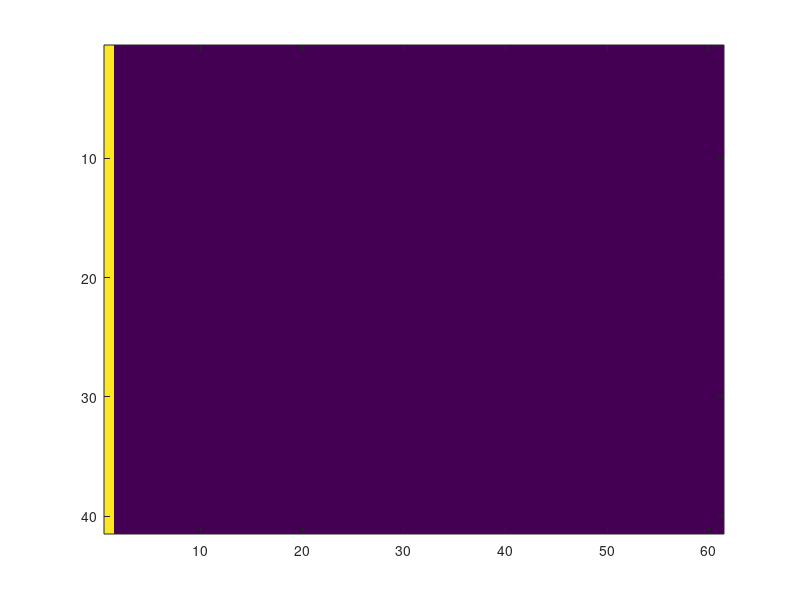

MATLAB code to generate this figure: (Note: this script raises an error after producing the figure.)
clear

% Choose which figures to generate (1/0)

GenerateHeatMap = 1;
    RunAnimation = true;      % Toggle live animation visualization
    ExportScreenshots = false; % Toggle still frame export (no animation)
Generate3dMap = 0;
GenerateHeatMapVideo = 0;
GenerateVoltage = 0;
GenerateVDiff = 0;
GenerateVWT = 0;

%%%%%%%%%%%%%%%%%%%%%%%%%%%%%%
% Parameters
dt = 0.1;       % time step
terminaltime = 4500; % simulation time in ms
time_steps = 0:dt:terminaltime;

gv = 0.015;
gh = 0.027;

% Cell Parameters (Original FIB)
cellType1 = struct('a', 0.02,    'b', 2.9,   'c', 1.0, 'epsilon', .0040, 'sigma', 1.0, 'g_horz', gh, 'g_vert', gv); % Healthy
cellType2 = struct('a', 0.01,    'b', 5.55,   'c', 1.0, 'epsilon', .0040, 'sigma', 0.6, 'g_horz', gh, 'g_vert', gv); % Slow Recovery
cellType3 = struct('a', 0.02,    'b', 2.9,   'c', 1.0, 'epsilon', .005, 'sigma', 1.6, 'g_horz', gh, 'g_vert', gv); % Fast Recovery

% FIX SCAR CHANGE G GRID MAYBE
cellType4 = struct('a', .02,    'b', 2.9,   'c', 1.0, 'epsilon', .0040, 'sigma', 1.0, 'g_horz', .027, 'g_vert', .015); % Non excitable (Scar)

% Block 2 Parameters
cellType5 = struct('a', 0.01,    'b', 5.3,   'c', 1.0, 'epsilon', .0040, 'sigma', 0.6, 'g_horz', .027, 'g_vert', .015); % Slow Recovery
cellType6 = struct('a', 0.02,    'b', 2.9,   'c', 1.0, 'epsilon', .006, 'sigma', 1.6, 'g_horz', .027, 'g_vert', .015); % Fast Recovery

%%%%%%%%%%%%%%%%%%%%%%%%%%%%%%
% Grid size
num_cells_x = 61; 
num_cells_y = 41;

Block_Adjust = 0; % starting at 7 tall
Vert_Adjust = 0; % starting centered at (21,21)
Horz_Adjust = 30; % starting centered at (21,21)

% Grid cell type layout
cellTypes = ones(num_cells_y,num_cells_x);

cellTypes(18 - Block_Adjust + Vert_Adjust : 24 + Block_Adjust + Vert_Adjust, ...
    21 + Horz_Adjust : 22 + Horz_Adjust) = 2; % Bistable Long QT

cellTypes(18 - Block_Adjust + Vert_Adjust : 24 + Block_Adjust + Vert_Adjust, ...
    19 + Horz_Adjust : 20 + Horz_Adjust) = 3; % Fast Epsilon

%%%%%%%%%%%%%%%%%%%%%%%%%%%%%%
% Parameters mapped to grid
a_grid       = zeros(num_cells_y,num_cells_x);
b_grid       = zeros(num_cells_y,num_cells_x);
c_grid       = zeros(num_cells_y,num_cells_x);
epsilon_grid = zeros(num_cells_y,num_cells_x);
sigma_grid   = zeros(num_cells_y,num_cells_x);
g_horz_grid  = zeros(num_cells_y,num_cells_x);
g_vert_grid  = zeros(num_cells_y,num_cells_x);

allTypes = {cellType1, cellType2, cellType3, cellType4, cellType5, cellType6};
for k = 1:6
    mask = (cellTypes == k);
    a_grid(mask)       = allTypes{k}.a;
    b_grid(mask)       = allTypes{k}.b;
    c_grid(mask)       = allTypes{k}.c;
    epsilon_grid(mask) = allTypes{k}.epsilon;
    sigma_grid(mask)   = allTypes{k}.sigma;
    g_horz_grid(mask)  = allTypes{k}.g_horz;
    g_vert_grid(mask)  = allTypes{k}.g_vert;
end

%%%%%%%%%%%%%%%%%%%%%%%%%%%%%%
% Initialization
v = zeros(num_cells_y, num_cells_x);
w = zeros(num_cells_y, num_cells_x);

v_history = zeros(num_cells_y, num_cells_x, length(time_steps));
w_history = zeros(num_cells_y, num_cells_x, length(time_steps));

% External stimulus
I_ext = @(t) 4 .* (t < 50);% + 4 .* (t>180)*(t<181);

% Locate any scar cells
scarmask = cellTypes == 4;

%%%%%%%%%%%%%%%%%%%%%%%%%%%%%%
% Vectorized derivative function
function [dv, dw] = derivatives(v, w, ...
                                g_horz_grid, g_vert_grid, a_grid, b_grid, c_grid, ...
                                epsilon_grid, sigma_grid, I_ext_func, t, scarmask)

    % Left and Right Boundaries Insualted
    left   = [v(:,1), v(:,1:end-1)];
    right  = [v(:,2:end), v(:,end)];

    % Top and Bottom Insulated
    up     = [v(1,:); v(1:end-1,:)];
    down   = [v(2:end,:); v(end,:)];

    % % Top and bottom edges periodic
    % up     = [v(end,:); v(1:end-1,:)];
    % down   = [v(2:end,:); v(1,:)];

    v_horz_neighbors = left + right; 
    v_vert_neighbors = up + down;

    % External stimulus
    stim = zeros(size(v));
    stim(:,1) = I_ext_func(t);

    % Cubic reaction term
    cubic = v .* (v - a_grid) .* (c_grid - v);
    
    % Set cubic part to 0 for scar cells
    cubic(scarmask) = 0;

    dv = sigma_grid .* (cubic - w ...
        + g_horz_grid .* (v_horz_neighbors - 2*v) ...
        + g_vert_grid .* (v_vert_neighbors - 2*v)) ...
        + stim;

    dw = epsilon_grid .* (v - b_grid .* w);
end

%%%%%%%%%%%%%%%%%%%%%%%%%%%%%%
% Main RK4 loop
for t_idx = 1:length(time_steps)
    t = time_steps(t_idx);

    v_prev = v;
    w_prev = w;

    [k1_v, k1_w] = derivatives(v_prev, w_prev, ...
                               g_horz_grid, g_vert_grid, a_grid, b_grid, c_grid, ...
                               epsilon_grid, sigma_grid, I_ext, t, scarmask);

    [k2_v, k2_w] = derivatives(v_prev + 0.5*dt*k1_v, w_prev + 0.5*dt*k1_w, ...
                               g_horz_grid, g_vert_grid, a_grid, b_grid, c_grid, ...
                               epsilon_grid, sigma_grid, I_ext, t + 0.5*dt, scarmask);

    [k3_v, k3_w] = derivatives(v_prev + 0.5*dt*k2_v, w_prev + 0.5*dt*k2_w, ...
                               g_horz_grid, g_vert_grid, a_grid, b_grid, c_grid, ...
                               epsilon_grid, sigma_grid, I_ext, t + 0.5*dt, scarmask);

    [k4_v, k4_w] = derivatives(v_prev + dt*k3_v, w_prev + dt*k3_w, ...
                               g_horz_grid, g_vert_grid, a_grid, b_grid, c_grid, ...
                               epsilon_grid, sigma_grid, I_ext, t + dt, scarmask);

    v = v_prev + (dt/6) * (k1_v + 2*k2_v + 2*k3_v + k4_v);
    w = w_prev + (dt/6) * (k1_w + 2*k2_w + 2*k3_w + k4_w);

    v_history(:,:,t_idx) = v;
    w_history(:,:,t_idx) = w;
end

%%%%%%%%%%%%%%%%%%%%%%%%%%%%%%

% Heatmap Visualization
if GenerateHeatMap == 1
    % --- User options ---
    desiredTimeSpacing  = 50; % in milliseconds (or same unit as time_steps)
    outputFolder = 'C:\Matlab\Cardiac\Cardiac Grid Outputs\PhantomFIBs';

    if ExportScreenshots && ~exist(outputFolder, 'dir')
        mkdir(outputFolder);
    end

    % Choose mode
    if RunAnimation
        figure;
    elseif ExportScreenshots
        % Run headless mode (no visible figure window)
        fig = figure('Visible', 'off');
    end

    % Use same loop for both modes
    for t_idx = 1:50:length(time_steps)
        % Plot the voltage heatmap
        if RunAnimation || ExportScreenshots
            clf;
            imagesc(v_history(:,:,t_idx));
            %colorbar;
            %title(sprintf('Membrane Potentials at t = %.1f ms', time_steps(t_idx)));
            %xlabel('Cell X (columns)');
            %ylabel('Cell Y (rows)');
            clim([-0.4, 1.2]);
            axis equal tight
            ax = gca;   % Get current axes
            ax.XColor = 'none';  % Hide x-axis line
            ax.YColor = 'none';  % Hide y-axis line
            ax.XTick = [];       % Remove x-axis ticks
            ax.YTick = [];       % Remove y-axis ticks
            hold on;

            % % Annotations (Normal FIB)
            rectangle('Position', [48.5, 17.5, 4, 7], ...
            'EdgeColor', 'k', 'LineWidth', 2);

            rectangle('Position', [48.5, 17.5, 4, 7], ...
            'EdgeColor', 'w', 'LineWidth', 2, 'LineStyle',':');

            line([50.5,50.5],[17.5,24.5],'Color','k','LineWidth',2)

            line([50.5,50.5],[17.5,24.5],'Color','w','LineWidth',2,'LineStyle',':')

            % Logical mask of cells where w > 0.05 & v < 0.4
            recovery_mask = (w_history(:,:,t_idx) > 0.0225) & (v_history(:,:,t_idx) < 0);
            [y, x] = find(recovery_mask);
            plot(x, y, 'x', 'Color', 'k', 'LineWidth', 1.2, 'MarkerSize', 5);
            [y, x] = find(scarmask);
            plot(x, y, 's', 'Color', 'k', 'LineWidth', 1.2, 'MarkerSize', 12);
            hold off;
        end

        % --- Export Screenshots without animation overhead ---
        if ExportScreenshots && mod(round(time_steps(t_idx)), desiredTimeSpacing) == 0
            filename = fullfile(outputFolder, sprintf('frame_%07.1fms.png', time_steps(t_idx)));
            exportgraphics(gcf, filename);
        end

        % --- Optional pause for real-time playback ---
        if RunAnimation
            pause(0.07);
        end
    end

    % Close the hidden figure if only exporting
    if ExportScreenshots && ~RunAnimation
        close(fig);
    end
end

% 3D Heatmap V-W Animation
if Generate3dMap == 1
    figure;
    for t_idx = 1:50:length(time_steps) % step every 50 frames for speed
        mesh(v_history(:,:,t_idx),w_history(:,:,t_idx),FaceColor='texturemap',FaceAlpha=.5)
        view(-37.5,60);
        c = colorbar;
        c.Label.String = 'Recovery w';
        title(sprintf('Membrane Potentials at t = %.1f ms', time_steps(t_idx)));
        xlabel('Cell X (columns)');
        ylabel('Cell Y (rows)');
        zlabel('Voltage v');
        zlim([-.4,1.2]);
        clim([-0.05, .16]);
        pause(.01)
    end
end

% Heatmap Video
if GenerateHeatMapVideo == 1
    % File path for output video
    videoFile = fullfile(pwd, 'Unnamed Cardiac Grid.mp4'); % saves in current working directory

    % Create a VideoWriter object
    video = VideoWriter(videoFile, 'MPEG-4');
    video.FrameRate = 15; % adjust playback speed as desired
    open(video);

    % Create a hidden figure for off-screen rendering
    fig = figure('Visible', 'off');
    ax = axes(fig);

    % Loop through time points and generate frames
    for t_idx = 1:50:length(time_steps)
        
        % Plot the heatmap in the invisible figure
        imagesc(ax, v_history(:,:,t_idx));
        %colorbar(ax);
        title(ax, sprintf('Membrane Potentials at t = %.1f ms', time_steps(t_idx)));
        %xlabel(ax, 'Cell X (columns)');
        %ylabel(ax, 'Cell Y (rows)');
        clim(ax, [-0.2, 1.2]); % consistent color scale
        axis equal tight
        ax = gca;   % Get current axes
        ax.XColor = 'none';  % Hide x-axis line
        ax.YColor = 'none';  % Hide y-axis line
        ax.XTick = [];       % Remove x-axis ticks
        ax.YTick = [];       % Remove y-axis ticks

        hold on
        % Logical mask of cells where w > 0.05 & v < 0.4
        mask = (w_history(:,:,t_idx) > 0.0225) & (v_history(:,:,t_idx) < 0);
        [y, x] = find(mask);
        plot(x, y, 'x', 'Color', 'k', 'LineWidth', 1., 'MarkerSize', 6);
        hold off
        % Force MATLAB to render internally
        drawnow;

        % Capture the current figure frame (off-screen)
        frame = getframe(fig);

        % Write the frame to the video
        writeVideo(video, frame);
    end

    % Close video file and figure
    close(video);
    close(fig);

    fprintf('Video successfully created: %s\n', videoFile);
end

%%%%%%%%%%%%%%%%%%%%%%%%%%%%%%
% Plot Bistable at (21,21) and Fast Epsilon at (21,20)
if GenerateVoltage == 1
figure;
hold on
plot(time_steps, squeeze(v_history(21, 21, :)), 'b', 'LineWidth', 1.5)
plot(time_steps, squeeze(v_history(21, 20, :)), 'r', 'LineWidth', .75)
legend('Long QT', 'Fast Epsilon')
xlabel('Time (ms)')
ylabel('Membrane Potential (v)')
title('Membrane Potential at Cell (21,21)') % Add parameter details to title
hold off
end

if GenerateVWT == 1
figure
plot3(time_steps, squeeze(v_history(21, 21, :)), squeeze(w_history(21, 21, :)), 'b', 'LineWidth', 1.5);
xlabel('t - Time');
ylabel('v - Voltage')
zlabel('w - Recovery')
title('v,w,t plot')
end

if GenerateVDiff == 1
% Plot the voltage differences for 2 cells
figure;
hold on;
        plot(time_steps, squeeze(v_history(21, 21, :) - v_history(21, 20, :)), 'b', 'LineWidth', 1.5);
xlabel('Time (ms)')
ylabel('Membrane Potential (v)')
title('Voltage difference between adjacent Bistable and Fast Epsilon')
hold off;

figure;
hold on;
        plot(time_steps, squeeze(v_history(21, 22, :) - v_history(21, 19, :)), 'b', 'LineWidth', 1.5);
xlabel('Time (ms)')
ylabel('Membrane Potential (v)')
title('Voltage difference between Bistable and Fast Epsilon with a gap')
hold off; 

figure;
hold on;
        plot(time_steps, squeeze(v_history(17, 17, :) - v_history(17, 16, :)), 'b', 'LineWidth', 1.5);
xlabel('Time (ms)')
ylabel('Membrane Potential (v)')
title('Voltage difference in the path of the spiral wave')
hold off;

figure;
hold on;
        plot(time_steps, squeeze(v_history(21, 39, :) - v_history(21, 38, :)), 'b', 'LineWidth', 1.5);
xlabel('Time (ms)')
ylabel('Membrane Potential (v)')
title('Voltage difference between 2 healthy far to the right')
hold off;
end
